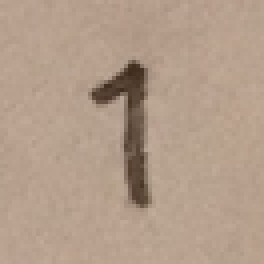
#> input picture pure_image/1.png, 66 x 66 px (shown 4 times larger); its folder holds 8 pictures in this run
$ jupyter execute --allow-errors convolutional_network.ipynb   (older library calls are emulated)
#> lines starting #> are read from the running program, lines starting #| are printed output that depends on the picture
# Convolutional Neural Network Example

Build a convolutional neural network with TensorFlow.

This example is using TensorFlow layers API, see 'convolutional_network_raw' example
for a raw TensorFlow implementation with variables.

- Author: Aymeric Damien
- Project: https://github.com/aymericdamien/TensorFlow-Examples/

## CNN Overview

## MNIST Dataset Overview

This example is using MNIST handwritten digits. The dataset contains 60,000 examples for training and 10,000 examples for testing. The digits have been size-normalized and centered in a fixed-size image (28x28 pixels) with values from 0 to 1. For simplicity, each image has been flattened and converted to a 1-D numpy array of 784 features (28*28).

More info: http://yann.lecun.com/exdb/mnist/

[cell 1]
from __future__ import division, print_function, absolute_import

import tensorflow as tf
import matplotlib.pyplot as plt
import numpy as np

[cell 2]
# Import MNIST data
from tensorflow.examples.tutorials.mnist import input_data
#> (the rest of this cell did not finish here and is left out)

[cell 3]
# Training Parameters
learning_rate = 0.001
num_steps = 2000
batch_size = 128

# Network Parameters
num_input = 784 # MNIST data input (img shape: 28*28)
num_classes = 10 # MNIST total classes (0-9 digits)
dropout = 0.25 # Dropout, probability to drop a unit

[cell 4]
# Create the neural network
# [34 lines left out: function conv_net, not called in this run]

[cell 5]
# Define the model function (following TF Estimator Template)
# [35 lines left out: function model_fn, not called in this run]

[cell 6]
# Build the Estimator
model = tf.estimator.Estimator(model_fn)

#> (a cell that did not finish here is left out)

#> (a cell that did not finish here is left out)

[cell 9]
# Predict single images
n_images = 1
# Get images from test set
#> (the rest of this cell did not finish here and is left out)

[cell 10]
# Below is the code that converts image into mnist type image

[cell 11]
from PIL import Image, ImageFilter
from matplotlib import pyplot as plt

[cell 12]
def imageprepare(argv):
    """
    This function returns the pixel values.
    The imput is a png file location.
    """
#> `path = './pure_image/'+ str(x) + '.png';`: path = './pure_image/1.png'
    im = Image.open(argv).convert('L')
    width = float(im.size[0])
    height = float(im.size[1])
    newImage = Image.new('L', (28, 28), (255))  # creates white canvas of 28x28 pixels

    if width > height:  # check which dimension is bigger
        # Width is bigger. Width becomes 20 pixels.
        nheight = int(round((20.0 / width * height), 0))  # resize height according to ratio width
        if (nheight == 0):  # rare case but minimum is 1 pixel
            nheight = 1
            # resize and sharpen
        img = im.resize((20, nheight), Image.ANTIALIAS).filter(ImageFilter.SHARPEN)
        wtop = int(round(((28 - nheight) / 2), 0))  # calculate horizontal position
        newImage.paste(img, (4, wtop))  # paste resized image on white canvas
    else:
        # Height is bigger. Heigth becomes 20 pixels.
        nwidth = int(round((20.0 / height * width), 0))  # resize width according to ratio height
        if (nwidth == 0):  # rare case but minimum is 1 pixel
            nwidth = 1
            # resize and sharpen
        img = im.resize((nwidth, 20), Image.ANTIALIAS).filter(ImageFilter.SHARPEN)
        wleft = int(round(((28 - nwidth) / 2), 0))  # caculate vertical pozition
        newImage.paste(img, (wleft, 4))  # paste resized image on white canvas

    # newImage.save("sample.png

    tv = list(newImage.getdata())  # get pixel values

    # normalize pixels to 0 and 1. 0 is pure white, 1 is pure black.
    tva = [(255 - x) * 1.0 / 255.0 for x in tv]
#     print(tva)
    return tva

#> (a cell that did not finish here is left out)

#> (a cell that did not finish here is left out)

#> (a cell that did not finish here is left out)

#> (a cell that did not finish here is left out)

#> (a cell that did not finish here is left out)

#> (a cell that did not finish here is left out)

#> call 2 of imageprepare, with argv = './pure_image/1.png'
#> in imageprepare (call 2), `im = Image.open(argv).convert('L')`:
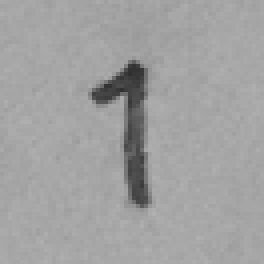
#> im: PIL image 66x66 L (shown 4 times larger); min 47, max 176, mean 161.1
#> in imageprepare (call 2), `newImage = Image.new('L', (28, 28), (255))`: newImage: PIL image 28x28 L; every value is 255
#> in imageprepare (call 2), `img = im.resize((nwidth, 20), Image.ANTIALIAS).filter(ImageFilter.SHAR..`:
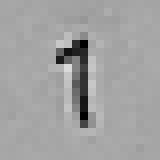
#> img: PIL image 20x20 L (shown 8 times larger); min 0, max 217, mean 161.2
#> in imageprepare (call 2), `newImage.paste(img, (wleft, 4))`:
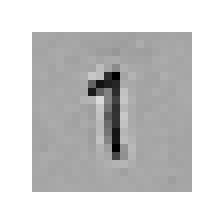
#> newImage: PIL image 28x28 L (shown 8 times larger); min 0, max 255, mean 207.1
#> in imageprepare (call 2), `tv = list(newImage.getdata())`: tv = 784 values, max 255 at index 0, min 0 at index 266, mean 207.1
#> in imageprepare (call 2), `tva = [(255 - x) * 1.0 / 255.0 for x in tv]`: tva = 784 values, max 1 at index 266, min 0 at index 0, mean 0.188
    pic = np.array(pic)
    pic = pic.astype(np.float32)

    input_fn = tf.estimator.inputs.numpy_input_fn(
    x={'images': pic}, shuffle=False)
# Use the model to predict the images class
    preds = list(model.predict(input_fn))
    plt.imshow(np.reshape(pic, [28, 28]), cmap='gray')
    plt.show()
    print("Model prediction:", preds)

[cell 19]
# ----- END HERE------- #
# After this is new algorithm for converting image that didn't work, so don't worry about it rn

#> (a cell that did not finish here is left out)

#> (a cell that did not finish here is left out)

Creating own training set

[cell 22]
my_labels = np.array([1,2,3,4,5,6,7,8,9]);

[cell 23]
ip = [imageprepare('./pure_image/1.png')]

[cell 24]
len(ip)
#> Out = 1
